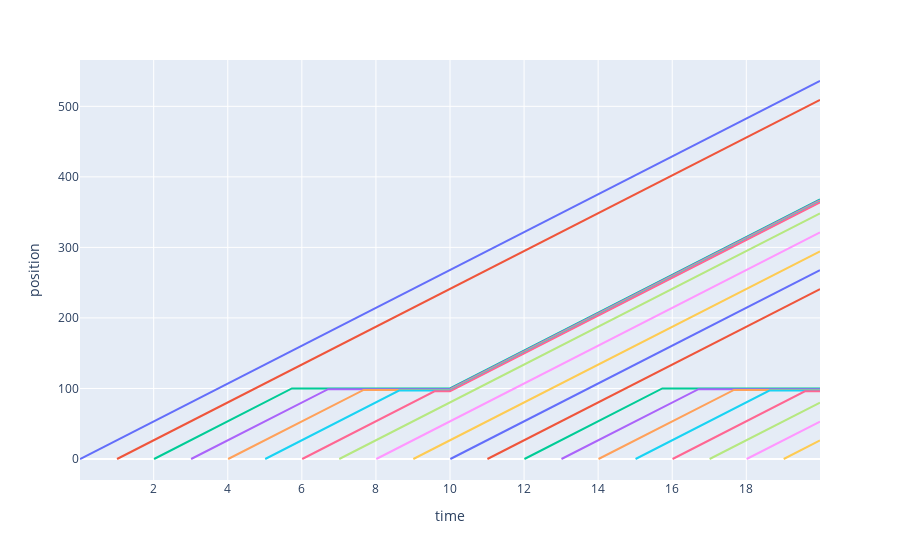

Here is the notebook cell this chart was saved with:
### Code cell
display_dt_diagram(cars, lights).show()

### Figure 1 — Plotly figure (JSON) as saved in the notebook; plotly's stock layout.template omitted (floating-point values rounded to 4 significant figures)
{"data": [{"hovertemplate": "id=0<br>time=%{x}<br>position=%{y}<extra></extra>", "legendgroup": "0", "line": {"color": "#636efa", "dash": "solid"}, "marker": {"symbol": "circle"}, "mode": "lines", "name": "0", "orientation": "v", "showlegend": true, "type": "scatter", "x": [0.01, 19.99], "xaxis": "x", "y": [0, 535.9], "yaxis": "y"}, {"hovertemplate": "id=1<br>time=%{x}<br>position=%{y}<extra></extra>", "legendgroup": "1", "line": {"color": "#EF553B", "dash": "solid"}, "marker": {"symbol": "circle"}, "mode": "lines", "name": "1", "orientation": "v", "showlegend": true, "type": "scatter", "x": [1.01, 19.99], "xaxis": "x", "y": [0, 509.1], "yaxis": "y"}, {"hovertemplate": "id=2<br>time=%{x}<br>position=%{y}<extra></extra>", "legendgroup": "2", "line": {"color": "#00cc96", "dash": "solid"}, "marker": {"symbol": "circle"}, "mode": "lines", "name": "2", "orientation": "v", "showlegend": true, "type": "scatter", "x": [2.01, 5.732, 10.0, 19.99], "xaxis": "x", "y": [0, 100, 100, 368.0], "yaxis": "y"}, {"hovertemplate": "id=3<br>time=%{x}<br>position=%{y}<extra></extra>", "legendgroup": "3", "line": {"color": "#ab63fa", "dash": "solid"}, "marker": {"symbol": "circle"}, "mode": "lines", "name": "3", "orientation": "v", "showlegend": true, "type": "scatter", "x": [3.01, 6.709, 10.0, 19.99], "xaxis": "x", "y": [0, 99, 99, 367.0], "yaxis": "y"}, {"hovertemplate": "id=4<br>time=%{x}<br>position=%{y}<extra></extra>", "legendgroup": "4", "line": {"color": "#FFA15A", "dash": "solid"}, "marker": {"symbol": "circle"}, "mode": "lines", "name": "4", "orientation": "v", "showlegend": true, "type": "scatter", "x": [4.01, 7.666, 10.0, 19.99], "xaxis": "x", "y": [0, 98, 98, 366.0], "yaxis": "y"}, {"hovertemplate": "id=5<br>time=%{x}<br>position=%{y}<extra></extra>", "legendgroup": "5", "line": {"color": "#19d3f3", "dash": "solid"}, "marker": {"symbol": "circle"}, "mode": "lines", "name": "5", "orientation": "v", "showlegend": true, "type": "scatter", "x": [5.01, 8.624, 10.0, 19.99], "xaxis": "x", "y": [0, 97, 97, 365.0], "yaxis": "y"}, {"hovertemplate": "id=6<br>time=%{x}<br>position=%{y}<extra></extra>", "legendgroup": "6", "line": {"color": "#FF6692", "dash": "solid"}, "marker": {"symbol": "circle"}, "mode": "lines", "name": "6", "orientation": "v", "showlegend": true, "type": "scatter", "x": [6.01, 9.581, 10.0, 19.99], "xaxis": "x", "y": [0, 96, 96, 364.0], "yaxis": "y"}, {"hovertemplate": "id=7<br>time=%{x}<br>position=%{y}<extra></extra>", "legendgroup": "7", "line": {"color": "#B6E880", "dash": "solid"}, "marker": {"symbol": "circle"}, "mode": "lines", "name": "7", "orientation": "v", "showlegend": true, "type": "scatter", "x": [7.01, 19.99], "xaxis": "x", "y": [0, 348.2], "yaxis": "y"}, {"hovertemplate": "id=8<br>time=%{x}<br>position=%{y}<extra></extra>", "legendgroup": "8", "line": {"color": "#FF97FF", "dash": "solid"}, "marker": {"symbol": "circle"}, "mode": "lines", "name": "8", "orientation": "v", "showlegend": true, "type": "scatter", "x": [8.01, 19.99], "xaxis": "x", "y": [0, 321.3], "yaxis": "y"}, {"hovertemplate": "id=9<br>time=%{x}<br>position=%{y}<extra></extra>", "legendgroup": "9", "line": {"color": "#FECB52", "dash": "solid"}, "marker": {"symbol": "circle"}, "mode": "lines", "name": "9", "orientation": "v", "showlegend": true, "type": "scatter", "x": [9.01, 19.99], "xaxis": "x", "y": [0, 294.5], "yaxis": "y"}, {"hovertemplate": "id=10<br>time=%{x}<br>position=%{y}<extra></extra>", "legendgroup": "10", "line": {"color": "#636efa", "dash": "solid"}, "marker": {"symbol": "circle"}, "mode": "lines", "name": "10", "orientation": "v", "showlegend": true, "type": "scatter", "x": [10.01, 19.99], "xaxis": "x", "y": [0, 267.7], "yaxis": "y"}, {"hovertemplate": "id=11<br>time=%{x}<br>position=%{y}<extra></extra>", "legendgroup": "11", "line": {"color": "#EF553B", "dash": "solid"}, "marker": {"symbol": "circle"}, "mode": "lines", "name": "11", "orientation": "v", "showlegend": true, "type": "scatter", "x": [11.01, 19.99], "xaxis": "x", "y": [0, 240.9], "yaxis": "y"}, {"hovertemplate": "id=12<br>time=%{x}<br>position=%{y}<extra></extra>", "legendgroup": "12", "line": {"color": "#00cc96", "dash": "solid"}, "marker": {"symbol": "circle"}, "mode": "lines", "name": "12", "orientation": "v", "showlegend": true, "type": "scatter", "x": [12.01, 15.73, 19.99], "xaxis": "x", "y": [0, 100, 100], "yaxis": "y"}, {"hovertemplate": "id=13<br>time=%{x}<br>position=%{y}<extra></extra>", "legendgroup": "13", "line": {"color": "#ab63fa", "dash": "solid"}, "marker": {"symbol": "circle"}, "mode": "lines", "name": "13", "orientation": "v", "showlegend": true, "type": "scatter", "x": [13.01, 16.71, 19.99], "xaxis": "x", "y": [0, 99, 99], "yaxis": "y"}, {"hovertemplate": "id=14<br>time=%{x}<br>position=%{y}<extra></extra>", "legendgroup": "14", "line": {"color": "#FFA15A", "dash": "solid"}, "marker": {"symbol": "circle"}, "mode": "lines", "name": "14", "orientation": "v", "showlegend": true, "type": "scatter", "x": [14.01, 17.67, 19.99], "xaxis": "x", "y": [0, 98, 98], "yaxis": "y"}, {"hovertemplate": "id=15<br>time=%{x}<br>position=%{y}<extra></extra>", "legendgroup": "15", "line": {"color": "#19d3f3", "dash": "solid"}, "marker": {"symbol": "circle"}, "mode": "lines", "name": "15", "orientation": "v", "showlegend": true, "type": "scatter", "x": [15.01, 18.62, 19.99], "xaxis": "x", "y": [0, 97, 97], "yaxis": "y"}, {"hovertemplate": "id=16<br>time=%{x}<br>position=%{y}<extra></extra>", "legendgroup": "16", "line": {"color": "#FF6692", "dash": "solid"}, "marker": {"symbol": "circle"}, "mode": "lines", "name": "16", "orientation": "v", "showlegend": true, "type": "scatter", "x": [16.01, 19.58, 19.99], "xaxis": "x", "y": [0, 96, 96], "yaxis": "y"}, {"hovertemplate": "id=17<br>time=%{x}<br>position=%{y}<extra></extra>", "legendgroup": "17", "line": {"color": "#B6E880", "dash": "solid"}, "marker": {"symbol": "circle"}, "mode": "lines", "name": "17", "orientation": "v", "showlegend": true, "type": "scatter", "x": [17.01, 19.99], "xaxis": "x", "y": [0, 79.93], "yaxis": "y"}, {"hovertemplate": "id=18<br>time=%{x}<br>position=%{y}<extra></extra>", "legendgroup": "18", "line": {"color": "#FF97FF", "dash": "solid"}, "marker": {"symbol": "circle"}, "mode": "lines", "name": "18", "orientation": "v", "showlegend": true, "type": "scatter", "x": [18.01, 19.99], "xaxis": "x", "y": [0, 53.11], "yaxis": "y"}, {"hovertemplate": "id=19<br>time=%{x}<br>position=%{y}<extra></extra>", "legendgroup": "19", "line": {"color": "#FECB52", "dash": "solid"}, "marker": {"symbol": "circle"}, "mode": "lines", "name": "19", "orientation": "v", "showlegend": true, "type": "scatter", "x": [19.01, 19.99], "xaxis": "x", "y": [0, 26.29], "yaxis": "y"}], "layout": {"legend": {"title": {"text": "id"}, "tracegroupgap": 0}, "margin": {"t": 60}, "showlegend": false, "xaxis": {"anchor": "y", "domain": [0, 1], "title": {"text": "time"}}, "yaxis": {"anchor": "x", "domain": [0, 1], "title": {"text": "position"}}}}
